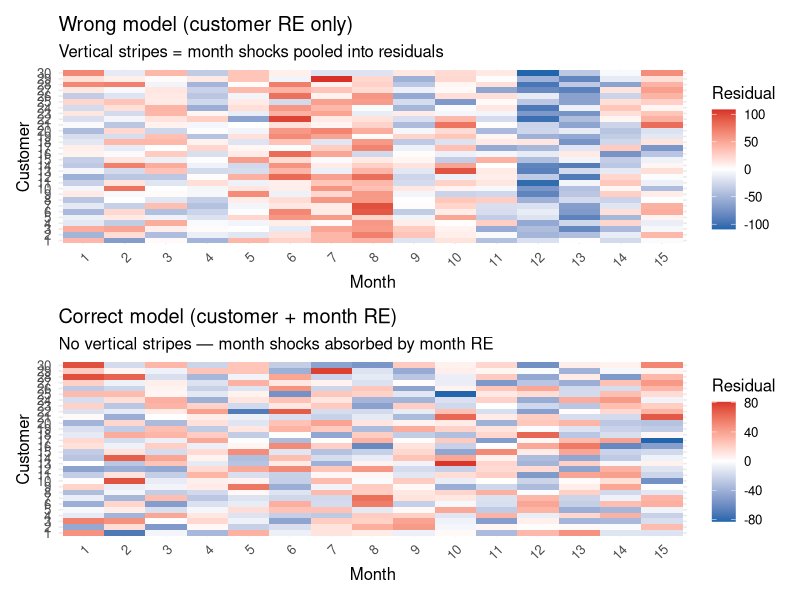

This figure's R source:
## ---- chunk 1
library(tidyverse)
library(lme4)
library(lmerTest)
library(broom.mixed)
library(ggplot2)
library(patchwork)
set.seed(42)
## ---- chunk 2
# Simulate a consumer WTP study: participants × product messages
n_participants <- 40
n_messages     <- 80

participant_effects <- rnorm(n_participants, 0, 15)   # people differ in baseline WTP
message_effects     <- rnorm(n_messages, 0, 12)        # messages differ in baseline WTP
discount_depth      <- runif(n_messages, 0, 40)        # discount depth predictor (0-40%)

df_promo <- expand_grid(
  participant = 1:n_participants,
  message     = 1:n_messages
) |>
  mutate(
    participant_eff = participant_effects[participant],
    message_eff     = message_effects[message],
    discount_depth  = discount_depth[message],
    wtp             = 80 + 0.8 * discount_depth +
                      participant_eff + message_eff +
                      rnorm(n(), 0, 15),
    participant     = factor(participant),
    message         = factor(message)
  )
## ---- chunk 3
# Without message random effects (wrong)
model_no_msgs <- lmer(wtp ~ discount_depth + (1 | participant),
                      data = df_promo)

# With message random effects (correct: crossed)
model_crossed <- lmer(wtp ~ discount_depth + (1 | participant) + (1 | message),
                      data = df_promo)

summary(model_crossed)
## ---- chunk 4
broom.mixed::tidy(model_crossed, effects = "ran_pars") |>
  knitr::kable(digits = 2,
               caption = "Variance components: participants, messages, and residual")
## ---- chunk 5
wrong_se   <- broom.mixed::tidy(model_no_msgs)[2, "std.error"][[1]]
correct_se <- broom.mixed::tidy(model_crossed)[2, "std.error"][[1]]

tibble(
  Model          = c("Without message RE", "With message RE (crossed)"),
  Discount_SE    = c(wrong_se, correct_se)
) |>
  knitr::kable(digits = 3,
    caption = "SE of discount effect: ignoring vs. modeling message-level variance")
## ---- chunk 6
model_maximal <- lmer(wtp ~ discount_depth + (discount_depth | participant) + (1 | message),
                      data    = df_promo,
                      control = lmerControl(optimizer = "bobyqa"))

anova(model_crossed, model_maximal)
## ---- chunk 7
n_customers <- 30
n_months    <- 15

customer_effects <- rnorm(n_customers, 0, 80)   # between-customer spending variance
month_effects    <- rnorm(n_months, 0, 40)       # seasonal/economic month shocks

df_panel <- expand_grid(customer = 1:n_customers, month = 1:n_months) |>
  mutate(
    promo_exposure = rnorm(n(), 20, 8),
    spending       = 600 + 0.4 * promo_exposure +
                     customer_effects[customer] +
                     month_effects[month] +
                     rnorm(n(), 0, 30),
    customer       = factor(customer),
    month_fac      = factor(month)
  )

glimpse(df_panel)
## ---- chunk 8
# Model 1: Wrong — customer RE only; month variance goes into residual
m_customer_only <- lmer(spending ~ promo_exposure + (1 | customer),
                        data = df_panel)

# Model 2: Correct — crossed RE for customer and month
m_crossed       <- lmer(spending ~ promo_exposure + (1 | customer) + (1 | month_fac),
                        data = df_panel)

# Model 3: Conservative alternative — month fixed effects (month as dummy variables)
m_month_fe      <- lmer(spending ~ promo_exposure + (1 | customer) + month_fac,
                        data = df_panel)
## ---- chunk 9
vc_wrong   <- broom.mixed::tidy(m_customer_only, effects = "ran_pars")
vc_correct <- broom.mixed::tidy(m_crossed,       effects = "ran_pars")

bind_rows(
  vc_wrong   |> mutate(model = "Customer RE only (wrong)"),
  vc_correct |> mutate(model = "Crossed RE (correct)")
) |>
  select(model, group, term, estimate) |>
  knitr::kable(digits = 2,
               caption = "Variance components: customer-only vs. crossed specification")
## ---- chunk 10
se_wrong   <- broom.mixed::tidy(m_customer_only)[2, "std.error"][[1]]
se_crossed <- broom.mixed::tidy(m_crossed)[2,     "std.error"][[1]]
se_fe      <- broom.mixed::tidy(m_month_fe)[2,    "std.error"][[1]]

tibble(
  Model             = c("Customer RE only (wrong)",
                         "Customer + Month RE (correct)",
                         "Customer RE + Month FE"),
  Promo_SE          = c(se_wrong, se_crossed, se_fe),
  Anti_conservative = c("Yes — too small", "Correct", "Correct")
) |>
  knitr::kable(digits = 4,
               caption = "SE of promotional exposure coefficient: month effects ignored vs. modeled")
## ---- chunk 11
df_diag <- df_panel |>
  mutate(
    resid_wrong   = residuals(m_customer_only),
    resid_correct = residuals(m_crossed)
  )

p_wrong <- ggplot(df_diag, aes(x = month_fac, y = customer, fill = resid_wrong)) +
  geom_tile() +
  scale_fill_gradient2(low = "#2166ac", mid = "white", high = "#d73027",
                       midpoint = 0, name = "Residual") +
  labs(title = "Wrong model (customer RE only)",
       subtitle = "Vertical stripes = month shocks pooled into residuals",
       x = "Month", y = "Customer") +
  theme_minimal(base_size = 12) +
  theme(axis.text.x = element_text(angle = 45, hjust = 1))

p_correct <- ggplot(df_diag, aes(x = month_fac, y = customer, fill = resid_correct)) +
  geom_tile() +
  scale_fill_gradient2(low = "#2166ac", mid = "white", high = "#d73027",
                       midpoint = 0, name = "Residual") +
  labs(title = "Correct model (customer + month RE)",
       subtitle = "No vertical stripes — month shocks absorbed by month RE",
       x = "Month", y = "Customer") +
  theme_minimal(base_size = 12) +
  theme(axis.text.x = element_text(angle = 45, hjust = 1))

p_wrong / p_correct
